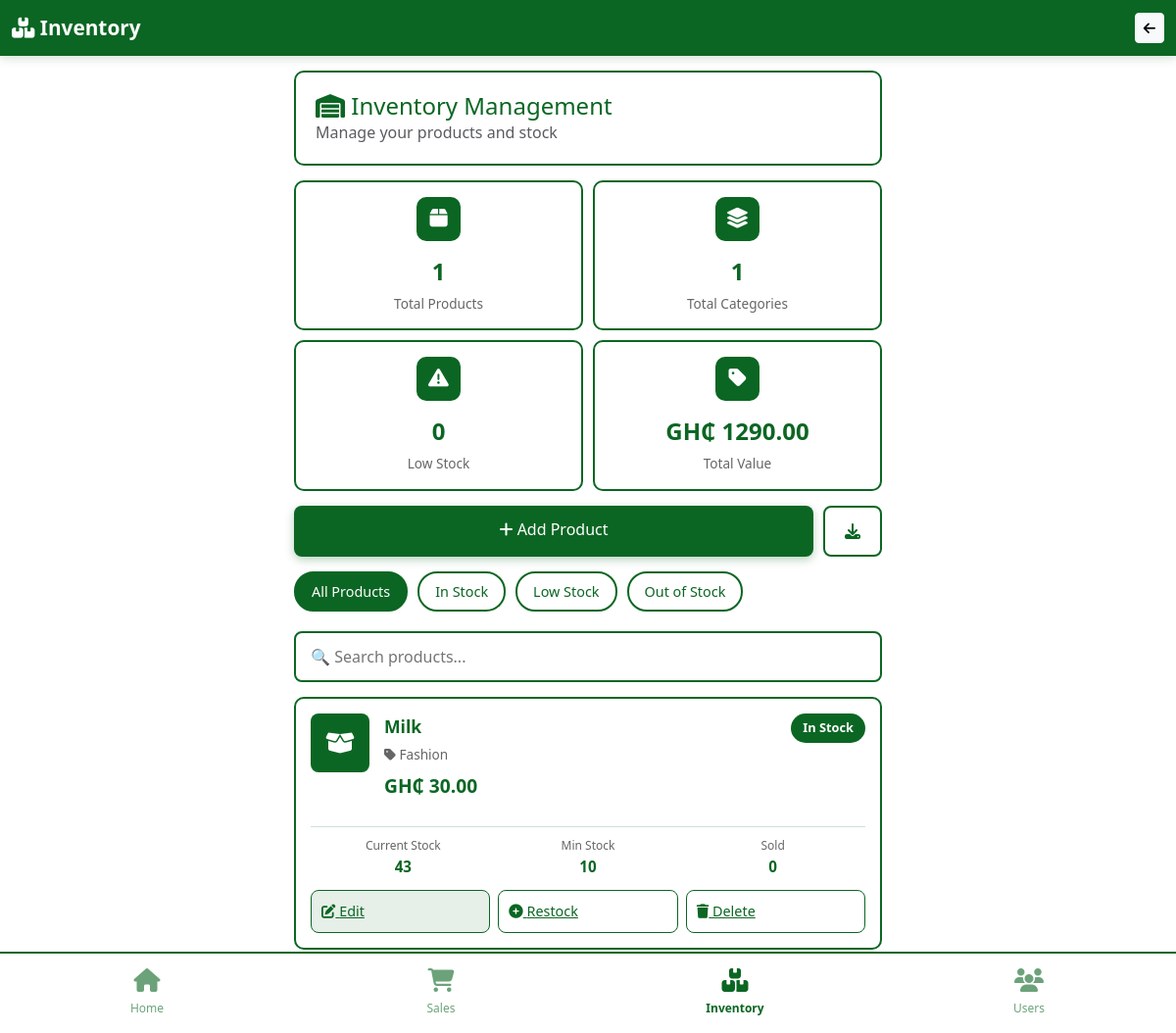
Screenshot of /inventory/ with the database file from the repository.
### user/models.py (models this page shows, shortened)
class Product(models.Model):
    name = models.CharField(max_length=200)
    category = models.ForeignKey(Category, on_delete=models.PROTECT)
    description = models.TextField(blank=True)
    price = models.DecimalField(max_digits=10, decimal_places=2)
    cost_price = models.DecimalField(max_digits=10, decimal_places=2, null=True, blank=True)
    stock = models.IntegerField(default=0)
    min_stock = models.IntegerField(default=10)
    sku = models.CharField(max_length=50, blank=True)
    created_at = models.DateTimeField(auto_now_add=True)
    stock_level = models.CharField(max_length=50, blank=True, choices=[
        ('In Stock', 'In Stock'),
        ('Low Stock', 'Low Stock'),
        ('Out of Stock', 'Out of Stock'),
    ], default='In Stock')
    class Meta:
        db_table = 'product'

class Category(models.Model):
    name = models.CharField(max_length=100)
    description = models.TextField(blank=True)
    created_at = models.DateTimeField(auto_now_add=True)
    class Meta:
        db_table = 'category'
        verbose_name_plural = 'Categories'
    def __str__(self):
        return self.name

### user/views.py (the view)
# urls.py: path('inventory/', views.inventory_view, name='inventory'),
def inventory_view(request):
    search_query = request.GET.get('search', '')
    products_list = Product.objects.all().order_by('name')
    total_categories = Category.objects.count()
    for product in products_list:
        if product.stock == 0:
            product.stock_level = 'Out of Stock'
        elif product.stock < product.min_stock:
            product.stock_level = 'Low Stock'
        else:
            product.stock_level = 'In Stock'
        product.save()
    total_value = sum(product.price * product.stock for product in products_list)
    low_stock_count = Product.objects.filter(stock_level='Low Stock').count()
    if search_query:
        products_list = products_list.filter(
            Q(name__icontains=search_query) |
            Q(description__icontains=search_query) |
            Q(category__name__icontains=search_query)
        )
    for product in products_list:
        product.category_name = product.category.name if product.category else 'No Category'
    context = {
        'products': products_list,
        'search_query': search_query,
        'total_products': Product.objects.count(),
        'total_categories': total_categories,
        'total_value': total_value,
        'low_stock_count': low_stock_count,
    }
    return render(request, 'inventory.html', context)

### templates/inventory.html (shortened to what this page needs)
{% load static %}
<!DOCTYPE html>
<html lang="en">
<head>
    <link href="https://cdn.jsdelivr.net/npm/bootstrap@5.3.0/dist/css/bootstrap.min.css" rel="stylesheet">
    <link rel="stylesheet" href="https://cdnjs.cloudflare.com/ajax/libs/font-awesome/6.4.0/css/all.min.css">
</head>
<body>
    <nav class="navbar navbar-dark">
        <div class="container-fluid">
            <a class="navbar-brand" href="#">
                <i class="fas fa-boxes"></i> Inventory
            </a>
            <button class="btn btn-sm btn-light" onclick="window.history.back()">
                <i class="fas fa-arrow-left"></i>
            </button>
        </div>
    </nav>
    <div class="content-wrapper">
        <div class="page-header">
            <h1><i class="fas fa-warehouse"></i> Inventory Management</h1>
            <p class="text-muted mb-0">Manage your products and stock</p>
        </div>
        <div class="stats-container">
            <div class="stat-card">
                <div class="stat-icon">
                    <i class="fas fa-box"></i>
                </div>
                <div class="stat-value">{{ total_products|default:"0" }}</div>
                <div class="stat-label">Total Products</div>
            </div>
            <div class="stat-card">
                <div class="stat-icon">
                    <i class="fas fa-layer-group"></i>
                </div>
                <div class="stat-value">{{ total_categories|default:"0" }}</div>
                <div class="stat-label">Total Categories</div>
            </div>
            <div class="stat-card">
                <div class="stat-icon">
                    <i class="fas fa-exclamation-triangle"></i>
                </div>
                <div class="stat-value">{{ low_stock_count|default:"0" }}</div>
                <div class="stat-label">Low Stock</div>
            </div>
            <div class="stat-card">
                <div class="stat-icon">
                    <i class="fas fa-tag"></i>
                </div>
                <div class="stat-value">GH₵ {{ total_value|default:"0.00" }}</div>
                <div class="stat-label">Total Value</div>
            </div>
        </div>
        <div class="action-buttons">
            <a href="{% url 'add_product' %}"
   class="btn btn-light btn-add-product">
    <i class="fas fa-plus"></i> Add Product
</a>
            <button class="btn-export">
                <i class="fas fa-download"></i>
            </button>
        </div>
        <div class="filter-tabs">
            <button class="filter-tab active" onclick="filterProducts('all')">All Products</button>
            <button class="filter-tab" onclick="filterProducts('in-stock')">In Stock</button>
            <button class="filter-tab" onclick="filterProducts('low-stock')">Low Stock</button>
            <button class="filter-tab" onclick="filterProducts('out-of-stock')">Out of Stock</button>
        </div>
        <div class="search-box">
            <input type="text" class="search-input" placeholder="🔍 Search products...">
        </div>
        {% if products %}
            {% for product in products %}
            <div class="product-card" data-stock-status="{{ stock_level }}">
                <div class="stock-badge {% if product.stock > 20 %}stock-high{% elif product.stock > 0 %}stock-low{% else %}stock-out{% endif %}">
                    {{ product.stock_level }}
                </div>
                <div class="product-header">
                    <div class="product-image">
                        <i class="fas fa-box-open"></i>
                    </div>
                    <div class="product-info">
                        <p class="product-name">{{ product.name }}</p>
                        <p class="product-category">
                            <i class="fas fa-tag"></i> {{ product.category|default:"General" }}
                        </p>
                        <p class="product-price">GH₵ {{ product.price }}</p>
                    </div>
                </div>
                <div class="product-details">
                    <div class="detail-item">
                        <span class="detail-label">Current Stock</span>
                        <span class="detail-value">{{ product.stock }}</span>
                    </div>
                    <div class="detail-item">
                        <span class="detail-label">Min Stock</span>
                        <span class="detail-value">{{ product.min_stock|default:"10" }}</span>
                    </div>
                    <div class="detail-item">
                        <span class="detail-label">Sold</span>
                        <span class="detail-value">{{ product.sold|default:"0" }}</span>
                    </div>
                </div>
                <div class="product-actions">
                    <a href="{% url 'edit_product' product.id %}" class="btn-action btn-edit" >
                        <i class="fas fa-edit"></i> Edit
                </a>
                    <a href="{% url 'restock_product' product.id %}" class="btn-action btn-restock">
                        <i class="fas fa-plus-circle"></i> Restock
                    </a>
                    <a href={% url 'delete_product' product.id %} class="btn-action btn-delete">
                        <i class="fas fa-trash"></i> Delete
                    </a>
                </div>
            </div>
            {% endfor %}
        {% else %}
            <div class="empty-state">
                <i class="fas fa-box-open"></i>
                <h3>No Products Yet</h3>
                <p class="text-muted">Click the button above to add your first product</p>
            </div>
        {% endif %}
    </div>
    <div class="bottom-nav">
        <a href="{% url 'dashboard' %}" class="nav-item">
            <i class="fas fa-home"></i>
            <span>Home</span>
        </a>
        <a href="{% url 'sales' %}" class="nav-item">
            <i class="fas fa-shopping-cart"></i>
            <span>Sales</span>
        </a>
        <a href="{% url 'inventory' %}" class="nav-item active">
            <i class="fas fa-boxes"></i>
            <span>Inventory</span>
        </a>
        <a href="{% url 'users' %}" class="nav-item">
            <i class="fas fa-users"></i>
            <span>Users</span>
        </a>
    </div>
</body>
</html>

### rows the page displays
Product: stock_level "In Stock", name "Milk", category "Fashion", price "30.00", stock "43", min_stock "10", sold "0"

### other values shown
{{ total_products|default:"0" }} "1"
{{ total_categories|default:"0" }} "1"
{{ low_stock_count|default:"0" }} "0"
{{ total_value|default:"0.00" }} "1290.00"
